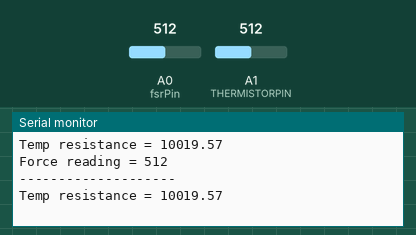
Bench run of a sketch on a simulated Arduino Uno, built with avr-gcc and run on an emulated ATmega328P. On the bench: the last lines printed to the serial monitor. Inputs (shaded band) come from the test bench; at power-on: A1 (THERMISTORPIN) = 512, A0 (fsrPin) = 512.

Above: at 2.8 s.
2.9 s: A1 (THERMISTORPIN) set to 1023
At 3.7 s:
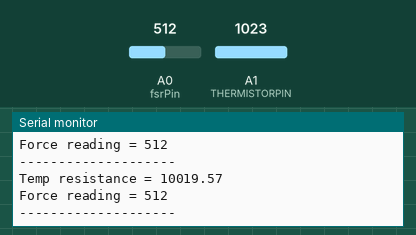
7.5 s: A0 (fsrPin) set to 716
At 8.8 s:
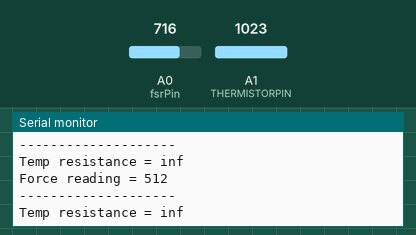
10.2 s: A1 (THERMISTORPIN) set to 1011
At 11.8 s:
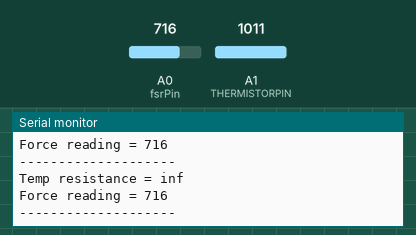
12.9 s: A0 (fsrPin) set to 900
At 13.8 s:
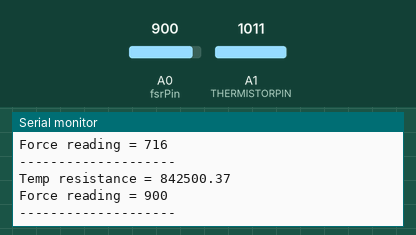
Timing chart, 0 to 15.9 s (numbered marks = the images above; inputs shaded):
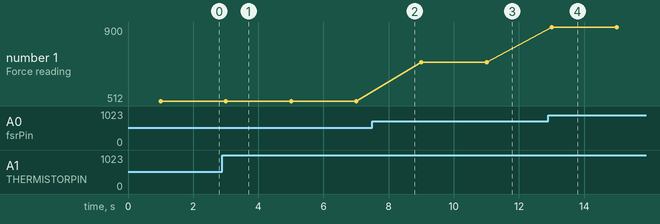

Measured:
- the behaviour switches between 1023 and 1022 on A1 (THERMISTORPIN) (found by bisection; images 2 and 3)
- after the input at 12.9 s, the serial monitor: prints a new line after 0.11 s (image 4)
- plotted number 1: 512 → 716 after the input at 7.5 s, 716 → 900 after the input at 12.9 s

The sketch:

temp_frs_readings.ino
```cpp
// the value of the 'other' resistor
#define SERIESRESISTOR 10000

// What pin to connect the sensor to
#define THERMISTORPIN A1


int fsrPin = 0;     // the FSR and 10K pulldown are connected to a0
int fsrReading;     // the analog reading from the FSR resistor divider
int fsrVoltage;     // the analog reading converted to voltage
unsigned long fsrResistance;  // The voltage converted to resistance, can be very big so make "long"
unsigned long fsrConductance;
long fsrForce;       // Finally, the resistance converted to force

void setup(void) {
  Serial.begin(9600);   // We'll send debugging information via the Serial monitor
}

void loop(void) {
  //temp reading
  float reading;

  reading = analogRead(THERMISTORPIN);


  // convert the value to resistance
  reading = (1023 / reading)  - 1;     // (1023/ADC - 1)
  reading = SERIESRESISTOR / reading;  // 10K / (1023/ADC - 1)
  Serial.print("Temp resistance = ");
  Serial.println(reading);

  delay(1000);


  //force reading
  fsrReading = analogRead(fsrPin);
  Serial.print("Force reading = ");
  Serial.println(fsrReading);
  Serial.println("--------------------");
  delay(1000);
}
```
